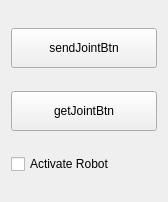
<?xml version="1.0" encoding="UTF-8"?>
<ui version="4.0">
 <class>SampleWidgetClass</class>
 <widget class="QWidget" name="SampleWidgetClass">
  <property name="geometry">
   <rect>
    <x>0</x>
    <y>0</y>
    <width>168</width>
    <height>202</height>
   </rect>
  </property>
  <property name="windowTitle">
   <string>Rovi2 Plugin</string>
  </property>
  <layout class="QVBoxLayout" name="verticalLayout">
   <item>
    <widget class="QPushButton" name="_sendJointBtn">
     <property name="sizePolicy">
      <sizepolicy hsizetype="Minimum" vsizetype="Ignored">
       <horstretch>0</horstretch>
       <verstretch>0</verstretch>
      </sizepolicy>
     </property>
     <property name="maximumSize">
      <size>
       <width>16777215</width>
       <height>40</height>
      </size>
     </property>
     <property name="text">
      <string>sendJointBtn</string>
     </property>
    </widget>
   </item>
   <item>
    <widget class="QPushButton" name="_getJointBtn">
     <property name="sizePolicy">
      <sizepolicy hsizetype="Minimum" vsizetype="Ignored">
       <horstretch>0</horstretch>
       <verstretch>0</verstretch>
      </sizepolicy>
     </property>
     <property name="maximumSize">
      <size>
       <width>16777215</width>
       <height>40</height>
      </size>
     </property>
     <property name="text">
      <string>getJointBtn</string>
     </property>
    </widget>
   </item>
   <item>
    <widget class="QCheckBox" name="_activateRobotChb">
     <property name="text">
      <string>Activate Robot</string>
     </property>
    </widget>
   </item>
  </layout>
 </widget>
 <layoutdefault spacing="6" margin="11"/>
 <resources/>
 <connections/>
</ui>
